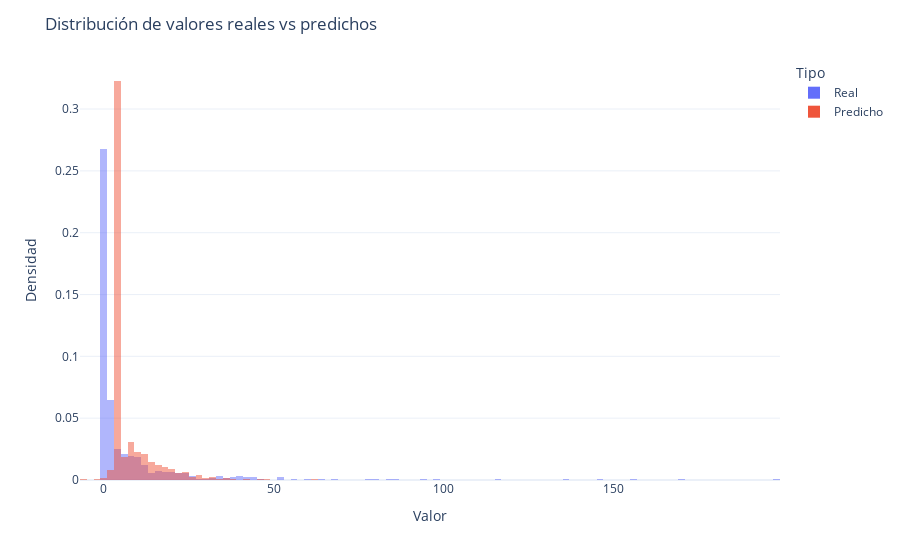

The code cell stored with this chart in its notebook:
### Code cell
import plotly.express as px
import pandas as pd

# Crear un DataFrame con los datos reales y predichos
df = pd.DataFrame({
    "Valor": list(yTrain) + list(yPredict_series),
    "Tipo": ["Real"] * len(yTrain) + ["Predicho"] * len(yPredict_series)
})

# Graficar con Plotly
fig = px.histogram(df, x="Valor", color="Tipo", barmode="overlay", 
                   histnorm="probability density", opacity=0.5)

fig.update_layout(title="Distribución de valores reales vs predichos",
                  xaxis_title="Valor", yaxis_title="Densidad",
                  template="plotly_white")

fig.show()

### Figure 1 — Plotly figure (JSON) as saved in the notebook; plotly's stock layout.template omitted (floating-point values rounded to 4 significant figures; data arrays with more than 128 entries replaced by an {"elided": "..."} marker saying what was removed)
{"data": [{"alignmentgroup": "True", "bingroup": "x", "histnorm": "probability density", "hovertemplate": "Tipo=Real<br>Valor=%{x}<br>probability density=%{y}<extra></extra>", "legendgroup": "Real", "marker": {"color": "#636efa", "opacity": 0.5, "pattern": {"shape": ""}}, "name": "Real", "offsetgroup": "Real", "orientation": "v", "showlegend": true, "type": "histogram", "x": {"elided": "919 float values"}, "xaxis": "x", "yaxis": "y"}, {"alignmentgroup": "True", "bingroup": "x", "histnorm": "probability density", "hovertemplate": "Tipo=Predicho<br>Valor=%{x}<br>probability density=%{y}<extra></extra>", "legendgroup": "Predicho", "marker": {"color": "#EF553B", "opacity": 0.5, "pattern": {"shape": ""}}, "name": "Predicho", "offsetgroup": "Predicho", "orientation": "v", "showlegend": true, "type": "histogram", "x": {"elided": "1094 float values"}, "xaxis": "x", "yaxis": "y"}], "layout": {"barmode": "overlay", "legend": {"title": {"text": "Tipo"}, "tracegroupgap": 0}, "margin": {"t": 60}, "title": {"text": "Distribución de valores reales vs predichos"}, "xaxis": {"anchor": "y", "domain": [0, 1], "title": {"text": "Valor"}}, "yaxis": {"anchor": "x", "domain": [0, 1], "title": {"text": "Densidad"}}}}
